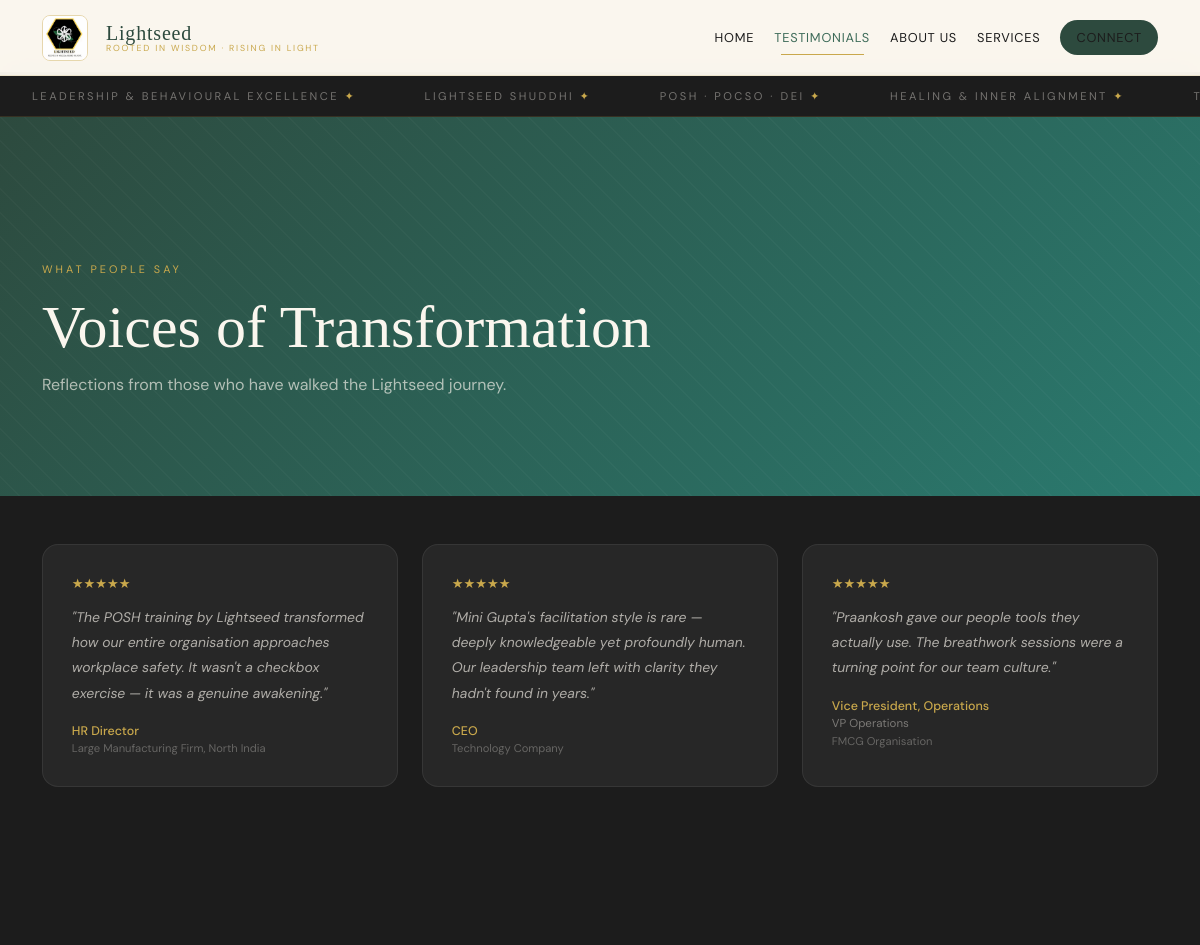
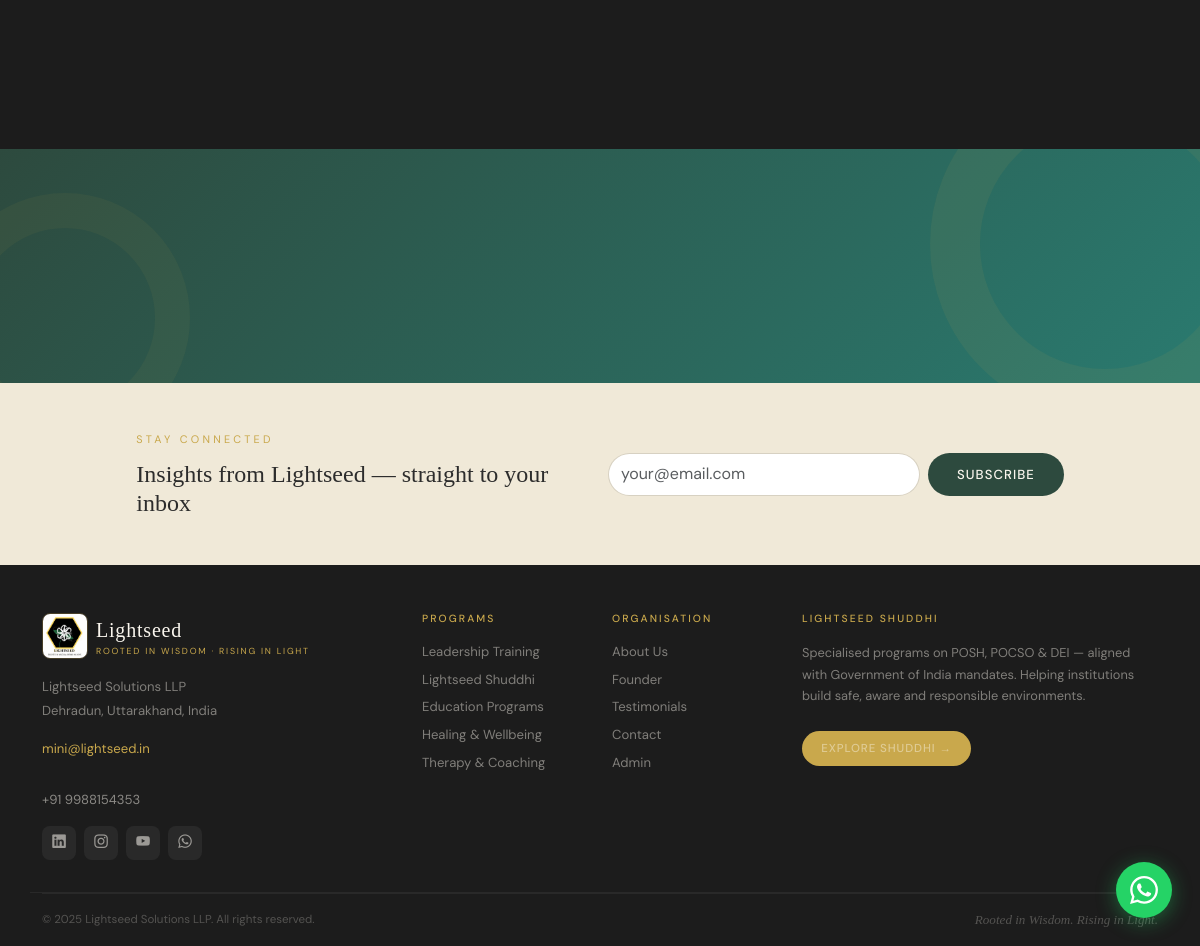
Screenshot of /testimonials with the database file from the repository (2 pictures, top to bottom).
### tables this page shows
CREATE TABLE testimonials (
            id         INTEGER PRIMARY KEY AUTOINCREMENT,
            author     TEXT NOT NULL,
            role       TEXT,
            org        TEXT,
            content    TEXT NOT NULL,
            rating     INTEGER DEFAULT 5,
            approved   INTEGER DEFAULT 0,
            created_at TEXT DEFAULT (datetime('now','localtime'))
        );

### app.py (the view)
@app.route('/testimonials')
def testimonials_page():
    db = get_db()
    testimonials = db.execute(
        "SELECT * FROM testimonials WHERE approved=1 ORDER BY id"
    ).fetchall()
    _track(request, 'testimonials')
    return render_template('testimonials.html', testimonials=testimonials)

### app.py (called while the page is built)
def get_db():
    if 'db' not in g:
        g.db = sqlite3.connect(
            app.config['DATABASE'],
            detect_types=sqlite3.PARSE_DECLTYPES
        )
        g.db.row_factory = sqlite3.Row
    return g.db

@app.after_request
def add_cors(response):
    response.headers['Access-Control-Allow-Origin'] = '*'
    response.headers['Access-Control-Allow-Headers'] = 'Content-Type,Authorization'
    response.headers['Access-Control-Allow-Methods'] = 'GET,POST,PUT,DELETE,OPTIONS'
    return response

def _track(req, page):
    try:
        db = get_db()
        db.execute("INSERT INTO page_views (page,ip,ua) VALUES (?,?,?)",
                   (page, req.remote_addr, req.user_agent.string[:200]))
        db.commit()
    except Exception:
        pass

### templates/testimonials.html (shortened to what this page needs)
{% extends "base.html" %}
{% block content %}
<div class="ls-page-hero" style="background:linear-gradient(135deg,var(--ls-green-deep),var(--ls-teal));">
  <div class="container">
    <span class="section-eyebrow" style="color:var(--ls-gold);" data-anim="fade-down">What People Say</span>
    <h1 data-anim="fade-up" data-delay="150">Voices of Transformation</h1>
    <p data-anim="fade-up" data-delay="280">Reflections from those who have walked the Lightseed journey.</p>
  </div>
</div>
<section class="py-5 bg-ls-dark" style="padding:5rem 0;position:relative;overflow:hidden;">
  <div class="container">
    {% if testimonials %}
    <div class="row g-4" data-stagger="120">
      {% for t in testimonials %}
      <div class="col-md-6 col-lg-4">
        <div class="ls-testimonial h-100">
          <div class="ls-stars mb-2">{% for i in range(t['rating']) %}★{% endfor %}</div>
          <blockquote>"{{ t['content'] }}"</blockquote>
          <div class="ls-testimonial-author">{{ t['author'] }}</div>
          {% if t['role'] and t['role'] != t['author'] %}
          <div style="font-size:0.72rem;color:rgba(250,246,238,0.4);">{{ t['role'] }}</div>
          {% endif %}
          {% if t['org'] %}<div class="ls-testimonial-org">{{ t['org'] }}</div>{% endif %}
        </div>
      </div>
      {% endfor %}
    </div>
    {% else %}
    <div class="text-center py-5" style="color:rgba(250,246,238,0.4);">
      <p style="font-size:1.1rem;">Testimonials coming soon.</p>
    </div>
    {% endif %}
  </div>
</section>
<section class="ls-invitation py-5 text-center" style="padding:5rem 0;">
  <div class="container position-relative" style="z-index:1;">
  </div>
</section>
{% endblock %}

### templates/base.html (shortened to what this page needs)
<!DOCTYPE html>
<html lang="en">
<head>
  <link href="https://cdn.jsdelivr.net/npm/bootstrap@5.3.3/dist/css/bootstrap.min.css" rel="stylesheet">
  <link href="https://cdn.jsdelivr.net/npm/bootstrap-icons@1.11.3/font/bootstrap-icons.min.css" rel="stylesheet">
  <link href="{{ url_for('static', filename='css/lightseed.css') }}" rel="stylesheet">
</head>
<body>
<nav class="navbar navbar-expand-lg ls-navbar fixed-top" id="mainNav">
  <div class="container">
    <a class="navbar-brand" href="/">
      <img src="{{ url_for('static', filename='images/logo.jpg') }}"
           alt="Lightseed Logo" width="46" height="46">
      <div class="brand-text ms-2">
        <span class="brand-name">Lightseed</span>
        <span class="brand-tagline">Rooted in wisdom · Rising in light</span>
      </div>
    </a>
    <div class="collapse navbar-collapse" id="navMenu">
      <ul class="navbar-nav ms-auto align-items-lg-center gap-lg-1">
        <li class="nav-item">
          <a class="nav-link" href="/">Home</a>
        </li>
        <li class="nav-item">
          <a class="nav-link" href="/testimonials">Testimonials</a>
        </li>
        <li class="nav-item dropdown">
          <a class="nav-link dropdown-toggle" href="/about" role="button"
             data-bs-toggle="dropdown" aria-expanded="false">About Us</a>
        </li>
        <li class="nav-item dropdown">
          <a class="nav-link dropdown-toggle" href="/services" role="button"
             data-bs-toggle="dropdown" aria-expanded="false">Services</a>
        </li>
        <li class="nav-item ms-lg-2">
          <a class="nav-link btn-connect px-3" href="/contact">Connect</a>
        </li>
      </ul>
    </div>
  </div>
</nav>
<div class="ls-ticker" style="margin-top:72px;">
  <div class="ls-ticker-track">
    <span class="ls-ticker-item">Leadership & Behavioural Excellence <span class="ls-ticker-dot">✦</span></span>
    <span class="ls-ticker-item">Lightseed Shuddhi <span class="ls-ticker-dot">✦</span></span>
    <span class="ls-ticker-item">POSH · POCSO · DEI <span class="ls-ticker-dot">✦</span></span>
    <span class="ls-ticker-item">Healing & Inner Alignment <span class="ls-ticker-dot">✦</span></span>
    <span class="ls-ticker-item">Therapy & Coaching <span class="ls-ticker-dot">✦</span></span>
  </div>
</div>
{% block content %}{% endblock %}
<section class="py-5" style="background:var(--ls-cream-dark);">
  <div class="container">
    <div class="row justify-content-center align-items-center g-3">
      <div class="col-lg-5">
        <span class="eyebrow">Stay Connected</span>
        <h4 class="mb-0" style="font-size:1.5rem;">Insights from Lightseed — straight to your inbox</h4>
      </div>
      <div class="col-lg-5">
        <form id="newsletterForm" class="d-flex gap-2">
          <input type="email" name="email" class="form-control"
                 placeholder="your@email.com" required
                 style="border-radius:100px;border:1.5px solid rgba(0,0,0,0.1);">
          <button type="submit" class="btn-ls-green text-nowrap" style="white-space:nowrap;">Subscribe</button>
        </form>
      </div>
    </div>
  </div>
</section>
<footer class="ls-footer pt-5 pb-3">
  <div class="container">
    <div class="row g-4 pb-4" style="border-bottom:1px solid rgba(255,255,255,0.06);">
      <div class="col-lg-4 col-md-6">
        <div class="d-flex align-items-center gap-2 mb-3">
          <img src="{{ url_for('static', filename='images/logo.jpg') }}"
               alt="Lightseed" width="46" height="46"
               style="border-radius:8px;border:1px solid rgba(201,168,76,0.25);object-fit:cover;">
          <div>
            <div class="brand-name" style="color:var(--ls-cream);">Lightseed</div>
            <div class="brand-tagline">Rooted in wisdom · Rising in light</div>
          </div>
        </div>
        <p style="font-size:0.82rem;line-height:1.8;">
          Lightseed Solutions LLP<br>
          Dehradun, Uttarakhand, India
        </p>
        <a href="mailto:mini@lightseed.in" style="color:var(--ls-gold);">mini@lightseed.in</a><br>
        <a href="tel:+919988154353" style="color:rgba(250,246,238,0.5);">+91 9988154353</a>
        <div class="d-flex gap-2 mt-3">
          <a href="https://linkedin.com" target="_blank" class="d-flex align-items-center justify-content-center"
             style="width:34px;height:34px;border-radius:8px;background:rgba(255,255,255,0.06);color:rgba(250,246,238,0.55);">
            <i class="bi bi-linkedin" style="font-size:0.85rem;"></i></a>
          <a href="https://instagram.com" target="_blank" class="d-flex align-items-center justify-content-center"
             style="width:34px;height:34px;border-radius:8px;background:rgba(255,255,255,0.06);color:rgba(250,246,238,0.55);">
            <i class="bi bi-instagram" style="font-size:0.85rem;"></i></a>
          <a href="https://youtube.com" target="_blank" class="d-flex align-items-center justify-content-center"
             style="width:34px;height:34px;border-radius:8px;background:rgba(255,255,255,0.06);color:rgba(250,246,238,0.55);">
            <i class="bi bi-youtube" style="font-size:0.85rem;"></i></a>
          <a href="https://wa.me/919988154353" target="_blank" class="d-flex align-items-center justify-content-center"
             style="width:34px;height:34px;border-radius:8px;background:rgba(255,255,255,0.06);color:rgba(250,246,238,0.55);">
            <i class="bi bi-whatsapp" style="font-size:0.85rem;"></i></a>
        </div>
      </div>
      <div class="col-lg-2 col-md-6 col-6">
        <h6>Programs</h6>
        <a href="/training">Leadership Training</a>
        <a href="/shuddhi">Lightseed Shuddhi</a>
        <a href="/education">Education Programs</a>
        <a href="/healing">Healing & Wellbeing</a>
        <a href="/therapy">Therapy & Coaching</a>
      </div>
      <div class="col-lg-2 col-md-6 col-6">
        <h6>Organisation</h6>
        <a href="/about">About Us</a>
        <a href="/about#founder">Founder</a>
        <a href="/testimonials">Testimonials</a>
        <a href="/contact">Contact</a>
        <a href="/admin">Admin</a>
      </div>
      <div class="col-lg-4 col-md-6">
        <h6>Lightseed Shuddhi</h6>
        <p style="font-size:0.8rem;line-height:1.7;">
          Specialised programs on POSH, POCSO & DEI — aligned with Government of India mandates.
          Helping institutions build safe, aware and responsible environments.
        </p>
        <a href="/shuddhi" class="btn-ls-primary mt-2 d-inline-block" style="font-size:0.72rem;padding:0.55rem 1.2rem;">
          Explore Shuddhi →
        </a>
      </div>
    </div>
    <div class="d-flex flex-wrap justify-content-between align-items-center pt-3 ls-footer-bottom">
      <p class="mb-0" style="font-size:0.72rem;color:rgba(250,246,238,0.25);">
        © 2025 Lightseed Solutions LLP. All rights reserved.
      </p>
      <p class="mb-0 serif fst-italic" style="font-size:0.82rem;color:rgba(250,246,238,0.25);">
        Rooted in Wisdom. Rising in Light.
      </p>
    </div>
  </div>
</footer>
<a class="ls-whatsapp" href="https://wa.me/919988154353" target="_blank" title="Chat on WhatsApp">
</a>
</body>
</html>

### rows the page displays
testimonials: rating 5 (drawn), content "The POSH training by Lightseed transformed how our entire organisation approaches workplace safety. It wasn't a checkbox exercise — it was a genuine awakening.", author "HR Director", org "Large Manufacturing Firm, North India"
testimonials: rating 5 (drawn), content "Mini Gupta's facilitation style is rare — deeply knowledgeable yet profoundly human. Our leadership team left with clarity they hadn't found in years.", author "CEO", org "Technology Company"
testimonials: rating 5 (drawn), content "Praankosh gave our people tools they actually use. The breathwork sessions were a turning point for our team culture.", author "Vice President, Operations", role "VP Operations", org "FMCG Organisation"
